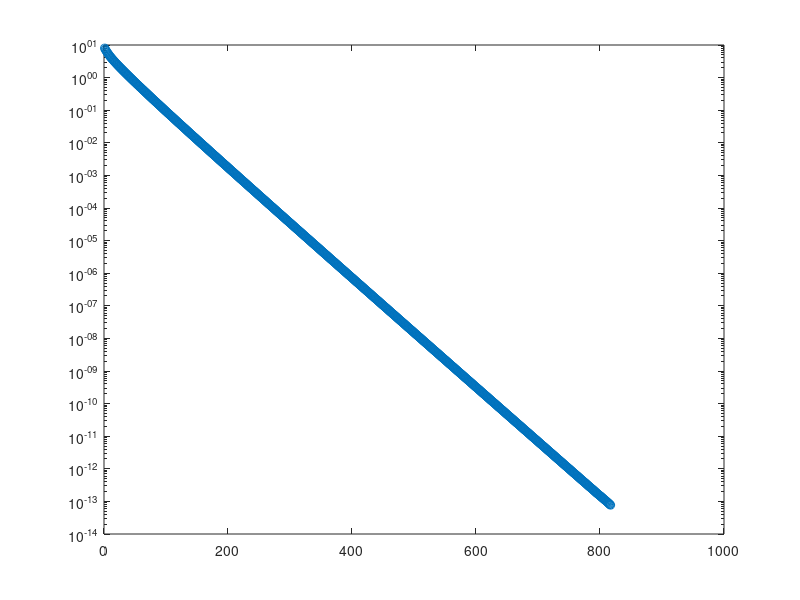

This figure's MATLAB source:
m = 80;
e = .5270437772535;
A = eye(m);
B = full(gallery('tridiag',m,-10,30,-10)); B(1,1) = 20; B(m,m) = 20;B = e*B;
C = full(gallery('tridiag',m,-5,15,-5));
tol = m*1e-15;
nomQ = zeros(100,1);

X0 = zeros(m);
tic;
for i = 1:1000
    QX0 = X0 + (A*X0 + B)\C;
    H0 = - ((A*X0 + B)\A) * QX0 *((A*X0 + B)\C);% - ((A*X0 + B)\A)^2 * QX0 *((A*X0 + B)\C)^2;
    X1 = X0 + H0;
    X0 = X1;
    nomQ(i) = norm(X1 + (A*X1 + B)\C,'fro');
    if nomQ(i) < tol
        S = X1;
        break;
    end
end
t = toc
nomQ = nomQ(1:i);
semilogy(nomQ,'-o');